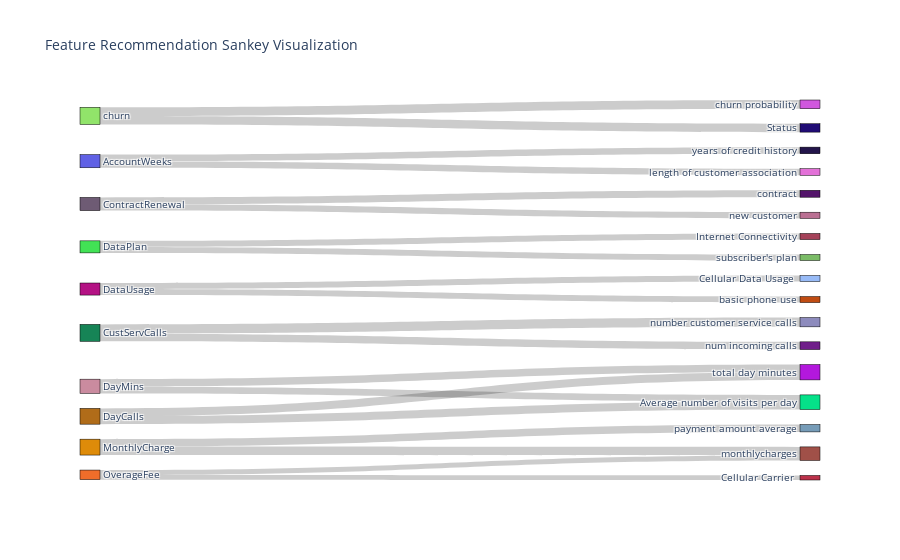

Source (notebook cell):
### Code cell
df = feature_recommendation(df_attr_1,
                            name_column='Attribute Name',
                            desc_column='Attribute Description')
fig = sankey_visualization(df)
fig.show()

### Figure 1 — Plotly figure (JSON) as saved in the notebook; plotly's stock layout.template omitted (floating-point values rounded to 4 significant figures)
{"data": [{"link": {"source": [0, 0, 1, 1, 2, 2, 3, 3, 4, 4, 5, 5, 6, 6, 7, 7, 8, 8, 9, 9], "target": [10, 11, 12, 13, 14, 15, 16, 17, 18, 19, 20, 21, 22, 23, 23, 22, 24, 25, 24, 26], "value": [0.7258, 0.6963, 0.5499, 0.5445, 0.5738, 0.5197, 0.5072, 0.4921, 0.5012, 0.501, 0.7691, 0.6401, 0.6274, 0.5536, 0.6624, 0.6476, 0.7087, 0.611, 0.4173, 0.3771]}, "node": {"color": ["#91E46A", "#6061E5", "#6E5B74", "#42E255", "#B41284", "#168456", "#CA8B9F", "#B06C19", "#DE8B09", "#F06D2A", "#D157DE", "#200C75", "#23154B", "#E371D8", "#53146A", "#BA6F92", "#A54259", "#7BBC67", "#98BBF7", "#C04C12", "#8D8BBD", "#701E8A", "#B318DD", "#05E189", "#A05048", "#769CB8", "#BC324B"], "label": ["churn", "AccountWeeks", "ContractRenewal", "DataPlan", "DataUsage", "CustServCalls", "DayMins", "DayCalls", "MonthlyCharge", "OverageFee", "churn probability", "Status", "years of credit history", "length of customer association", "contract", "new customer", "Internet Connectivity", "subscriber's plan", "Cellular Data Usage ", "basic phone use", "number customer service calls", "num incoming calls", "total day minutes", "Average number of visits per day", "monthlycharges", "payment amount average", "Cellular Carrier "], "line": {"color": ["#F9967C", "#876FE0", "#FA1F75", "#5CFFBE", "#74B3AD", "#545AA7", "#B54A8F", "#602A47", "#95D96D", "#4AD983", "#1DC268", "#64D5C3", "#7FF351", "#1A5260", "#BF1529", "#904B17", "#B25770", "#6B818E", "#B4B374", "#87C793"], "width": 0.5}, "pad": 15, "thickness": 20}, "type": "sankey"}], "layout": {"font": {"size": 10}, "title": {"text": "Feature Recommendation Sankey Visualization"}}}
